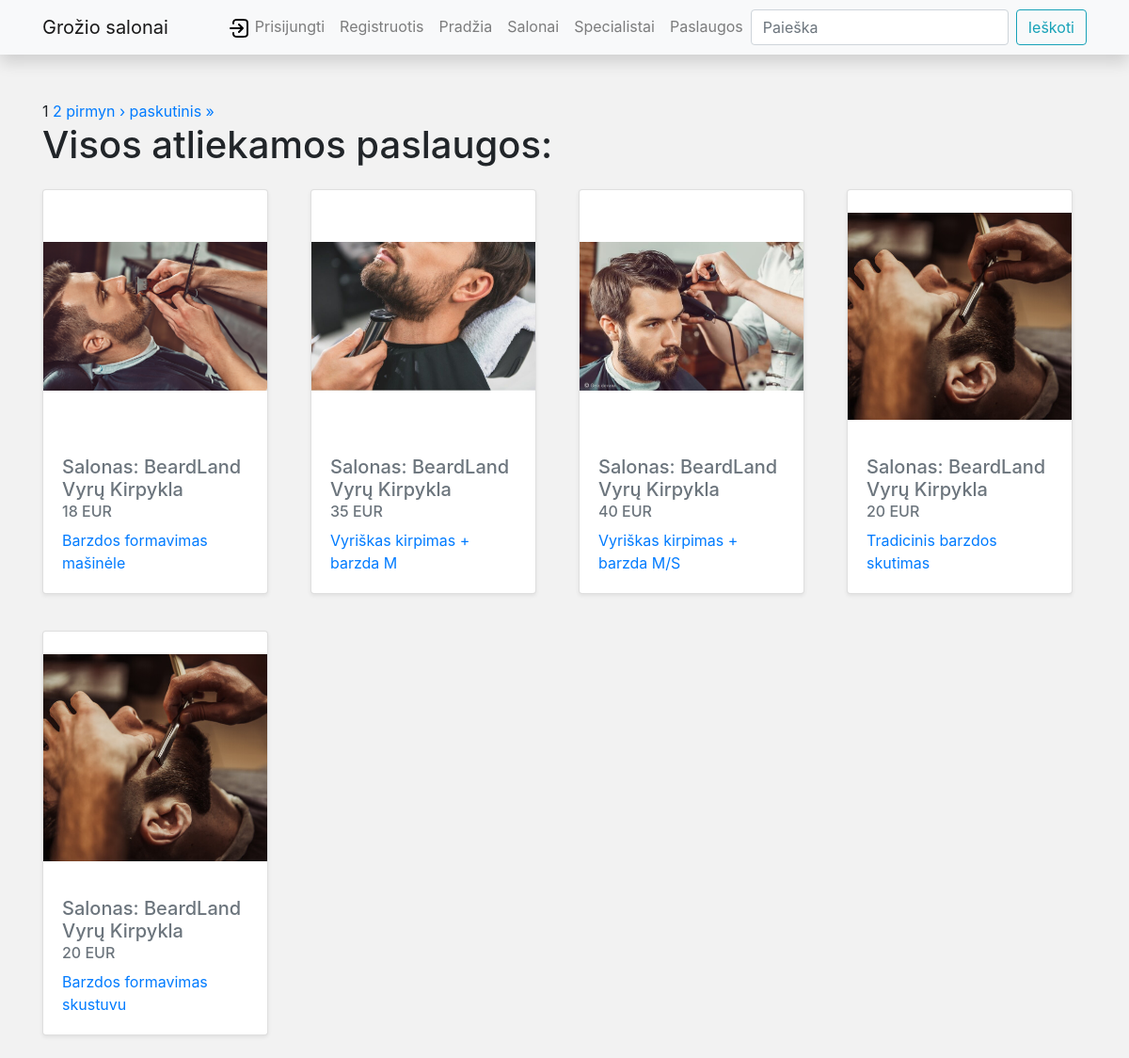
The page /salono_rezervacijos/paslaugos/ on the database its author committed.
### salono_rezervacijos/models.py (models this page shows, shortened)
class Paslauga(models.Model):
    title = models.CharField("Pavadinimas", max_length=200)
    summary = models.TextField("Aprašymas", max_length=1000, help_text="Paslaugos aprašymas")
    kaina = models.CharField('Paslaugu kaina', max_length=10)
    cover = models.ImageField("Virselis", upload_to="covers", null=True)
    salono_id = models.ForeignKey(Salonas, on_delete=models.CASCADE, related_name="paslauga_rn")
    class Meta:
        verbose_name = "Paslauga"
        verbose_name_plural = "Paslaugos"

class Salonas(models.Model):
    pavadinimas = models.CharField(max_length=255)
    miestas = models.CharField(max_length=255, blank=True)
    adresas = models.CharField(max_length=255)
    description = HTMLField(default="Salonas description")
    cover = models.ImageField("Virselis", upload_to="covers", null=True)
    class Meta:
        verbose_name = "Salonas"
        verbose_name_plural = "Salonai"

### salono_rezervacijos/views.py (the view)
# urls.py: path("paslaugos/", views.PaslaugosListView.as_view(), name='paslaugos_n'),
class PaslaugosListView(generic.ListView):
    model = Paslauga
    paginate_by = 5
    context_object_name = 'paslaugos_list'
    template_name = "paslaugos_list.html"

### salono_rezervacijos/templates/paslaugos_list.html (shortened to what this page needs)
{% extends "base.html" %} {% block content %}
{% load static %}
    <div class="pagination">
        <span class="step-links">
            {% for num in page_obj.paginator.page_range %}
                {% if page_obj.number == num %}
                    <span class="current">{{ num }}</span>
                {% else %}
                    <a href="?page={{ num }}">{{ num }}</a>
                {% endif %}
            {% endfor %}
            {% if page_obj.has_next %}
                <a href="?page={{ page_obj.next_page_number }}">pirmyn &rsaquo;</a>
                <a href="?page={{ page_obj.paginator.num_pages }}">paskutinis &raquo;</a>
            {% endif %}
        </span>
    </div>
<h1>Visos atliekamos paslaugos:</h1>
{% if paslaugos_list %}
<div class="row">
    {% for paslauga_obj in paslaugos_list %}
    <div class="col-sm-6 col-md-3 d-flex align-items-stretch">
        <div class="card mb-4 shadow-sm">
            {% if paslauga_obj.cover %}
            <img src="{{ paslauga_obj.cover.url }}" class="card-img-top">
            {% else %}
            <img src="{% static 'img/no-image.png' %}" class="card-img-top">
            {% endif %}
            <div class="card-body">
                <h5 class="card-subtitle mb-2 text-muted">Salonas: {{ paslauga_obj.salono_id.pavadinimas }}</h5>
                <h6 class="card-subtitle mb-2 text-muted">{{ paslauga_obj.kaina }}</h6>
                <p class="card-text">
                    <a href="{% url 'paslauga-detail_n' paslauga_obj.id %}">{{ paslauga_obj.title }}</a>
                </p>
            </div>
        </div>
    </div>
    {% endfor %}
</div>
{% else %}
<p>Paslaugų nėra!</p>
{% endif %}
{% endblock %}

### salono_rezervacijos/static/css/styles.css (style rules this page uses)
.card { height: 430px; margin-top: 15px; margin-right: 15px; margin-bottom: 15px; width: 300px; }
.card-img-top { height: 75%; object-fit: contain; }
body { background-color: #f2f2f2; }

### rows shown on the page
Paslauga: cover (picture), salono_id.pavadinimas "BeardLand Vyrų Kirpykla", kaina "18 EUR", title "Barzdos formavimas mašinėle"
Paslauga: cover (picture), salono_id.pavadinimas "BeardLand Vyrų Kirpykla", kaina "35 EUR", title "Vyriškas kirpimas + barzda M"
Paslauga: cover (picture), salono_id.pavadinimas "BeardLand Vyrų Kirpykla", kaina "40 EUR", title "Vyriškas kirpimas + barzda M/S"
Paslauga: cover (picture), salono_id.pavadinimas "BeardLand Vyrų Kirpykla", kaina "20 EUR", title "Tradicinis barzdos skutimas"
Paslauga: cover (picture), salono_id.pavadinimas "BeardLand Vyrų Kirpykla", kaina "20 EUR", title "Barzdos formavimas skustuvu"

### other values the page prints
{{ num }} "1"
{{ num }} "2"
